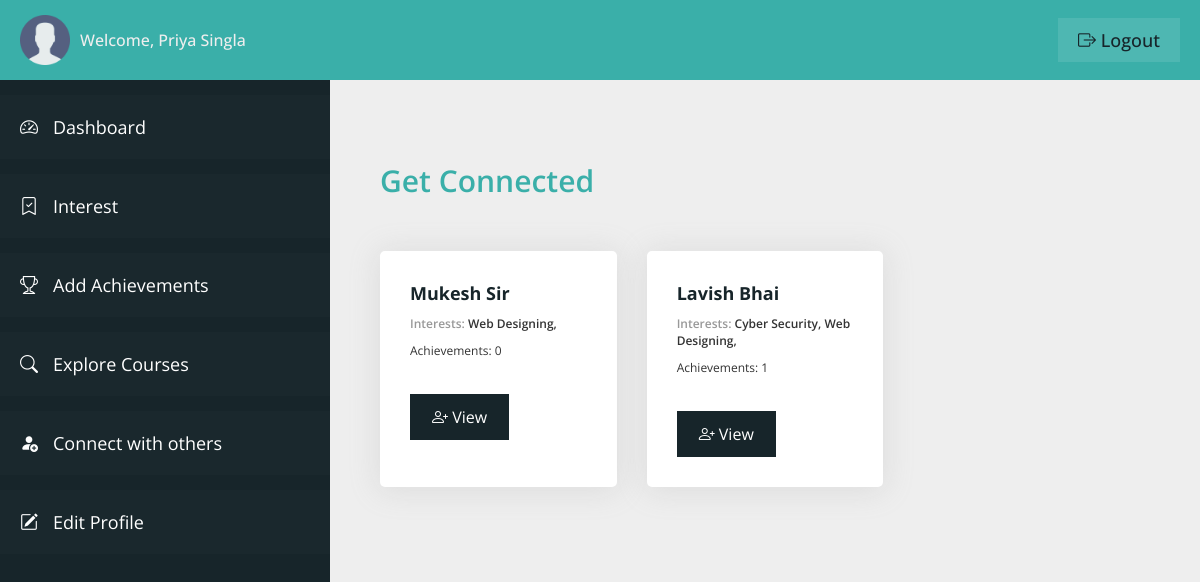
/student/connect.php (signed in), run on the app's committed database.
### tables this page shows
CREATE TABLE `user_table` (
  `user_id` int(11) NOT NULL,
  `user_firstname` varchar(100) NOT NULL,
  `user_lastname` varchar(100) NOT NULL,
  `user_type` varchar(20) NOT NULL,
  `user_email` varchar(100) NOT NULL,
  `user_phone` varchar(10) NOT NULL,
  `user_password` varchar(100) NOT NULL,
  `user_createdon` datetime NOT NULL DEFAULT current_timestamp()
);

CREATE TABLE `user_interest` (
  `interest_id` int(11) NOT NULL,
  `user_id` varchar(11) NOT NULL,
  `field_name` varchar(100) NOT NULL,
  `domain_name` varchar(100) NOT NULL,
  `added_on` datetime NOT NULL DEFAULT current_timestamp()
);

### student/connect.php (the view, shortened to what this page needs)
<?php
include "connection.php";
?>
<!DOCTYPE html>
<html lang="en">
<head>
    <link rel="stylesheet" href="css/style-dashboard.css">
    <link rel="stylesheet" href="https://cdn.jsdelivr.net/npm/bootstrap-icons@1.11.0/font/bootstrap-icons.css">
</head>
<body>
    <div class="container">
        <header class="header">
            <div class="header__left">
                <img src="img/user.png" class="user__header-user" alt="user">
                <span class="header__user-name">Welcome,
                    <?php
                    $q = "SELECT * FROM user_table WHERE user_id = '" . $_SESSION['userIdVce'] . "'";
                    $r = mysqli_query($con, $q);
                    if (mysqli_num_rows($r) > 0) {
                        $row = mysqli_fetch_array($r);
                        echo $row['user_firstname'] . ' ' . $row['user_lastname'];
                    }
                    ?>
                </span>
            </div>
            <div class="header__right">
                <a href="logout.php" class="header__user-logout"><i class="bi bi-box-arrow-right"></i> logout</a>
            </div>
        </header>
        <section class="sidebar">
            <ul class="sidebar__items">
                <a href="dashboard.php" class="sidebar__item-link">
                    <li class="sidebar__item">
                        <i class="bi bi-speedometer2"></i>
                        <span>Dashboard</span>
                    </li>
                </a>
                <a href="user-interest.php" class="sidebar__item-link">
                    <li class="sidebar__item">
                        <i class="bi bi-bookmark-check"></i>
                        <span>Interest</span>
                    </li>
                </a>
                <a href="user-achievements.php" class="sidebar__item-link">
                    <li class="sidebar__item">
                        <i class="bi bi-trophy"></i>
                        <span>Add Achievements</span>
                    </li>
                </a>
                <a href="explore-courses.php" class="sidebar__item-link">
                    <li class="sidebar__item">
                        <i class="bi bi-search"></i>
                        <span>Explore Courses</span>
                    </li>
                </a>
                <a href="connect.php" class="sidebar__item-link">
                    <li class="sidebar__item">
                        <i class="bi bi-person-fill-add"></i>
                        <span>Connect with others</span>
                    </li>
                </a>
                <a href="profile.php" class="sidebar__item-link">
                    <li class="sidebar__item">
                        <i class="bi bi-pencil-square"></i>
                        <span>Edit Profile</span>
                    </li>
                </a>
            </ul>
        </section>
        <main class="main__content">
            <div class="course__card-container">
                <h3 class="heading-3">
                    Get Connected
                </h3>
                <?php
                $query1 = "SELECT DISTINCT `user_id` FROM `user_interest` WHERE `domain_name` IN (SELECT `domain_name` FROM `user_interest` WHERE `user_id` = '" . $_SESSION['userIdVce'] . "') AND `user_id` != '" . $_SESSION['userIdVce'] . "'";
                $runQ1 = mysqli_query($con, $query1);
                if (mysqli_num_rows($runQ1)) {
                    while ($rowQ1 = mysqli_fetch_array($runQ1)) {
                        $query2 = "SELECT * FROM `user_table` WHERE `user_id` = '" . $rowQ1['user_id'] . "'";
                        $runQ2 = mysqli_query($con, $query2);
                        if (mysqli_num_rows($runQ2)) {
                            while ($rowQ2 = mysqli_fetch_array($runQ2)) { ?>
                                <div class="user__card">
                                    <h3 class="user__name">
                                        <?php echo $rowQ2['user_firstname'] . " " . $rowQ2['user_lastname']; ?>
                                    </h3>
                                    <p class="user_interest">
                                        <span class="user_interest-label">Interests:</span>
                                        <?php
                                        $query3 = "SELECT * FROM `user_interest` WHERE `user_id` = '" . $rowQ2['user_id'] . "'";
                                        $runQ3 = mysqli_query($con, $query3);
                                        if (mysqli_num_rows($runQ3) > 0) {
                                            while ($rowQ3 = mysqli_fetch_array($runQ3)) { ?>
                                                <span>
                                                    <?php
                                                    echo $rowQ3['domain_name'];
                                                    ?>,
                                                </span>
                                        <?php }
                                        } ?>
                                    </p>
                                    <p class="user_achievements">
                                        <?php
                                        $count = 0;
                                        $query4 = "SELECT * FROM achievement_table WHERE achievement_userid = '" . $rowQ2['user_id'] . "'";
                                        $runQ4 = mysqli_query($con, $query4);
                                        if (mysqli_num_rows($runQ4) > 0) {
                                            while ($rowQ4 = mysqli_fetch_array($runQ4)) {
                                                $count++;
                                            }
                                        } ?>
                                        <span>Achievements: <?php echo $count; ?></span>
                                    </p>
                                    <a class="course__link-btn" href="connect-profile.php?profile=<?php echo $rowQ2['user_id'] ?>&fname=<?php echo $rowQ2['user_firstname']; ?>&lname=<?php echo $rowQ2['user_lastname']; ?>">
                                        <i class="bi bi-person-plus"></i> View
                                    </a>
                                </div>
                <?php
                            }
                        }
                    }
                } ?>
            </div>
        </main>
    </div>
</body>
</html>

### student/css/style-dashboard.css (style rules this page uses)
:root { --color-primary: #3aafa9; --color-primary-dark: #2b7a78; --color-primary-light: #def2f1; --color-secondary: #17252a; --color-secondary-dark: #101a1d; --color-secondary-light: #377084; --color-grey-light-1: #999; --color-grey-light-2: #ccc; --color-grey-light-3: #eee; --color-grey-dark-1: #242424; --color-grey-dark-2: #333; --color-grey-dark-3: #474747; --color-white: #fff; --font-default: "Open Sans", sans-serif; }
*, *::before, *::after { margin: 0; padding: 0; box-sizing: inherit; }
html { font-size: 62.5%; box-sizing: border-box; }
body { color: var(--color-grey-dark-2); font-family: var(--font-default); }
.container { height: 100vh; display: grid; grid-template-columns: 33rem 1fr; grid-template-rows: 8rem calc(100vh - 8rem); }
.header { grid-column: 1 / -1; background-color: var(--color-primary); display: flex; align-items: center; justify-content: space-between; padding: 0 2rem; }
.header__left { display: flex; align-items: center; gap: 1rem; }
.user__header-user { width: 5rem; }
.header__user-name { font-size: 1.6rem; color: var(--color-grey-light-3); font-weight: 500; }
.header__user-logout:link, .header__user-logout:visited { font-size: 1.8rem; color: var(--color-secondary); background-color: rgba(255, 255, 255, 0.1); text-decoration: none; text-transform: capitalize; font-weight: 500; padding: 1rem 2rem; transition: all 0.2s; }
.sidebar { background-color: var(--color-secondary); overflow-y: scroll; padding-top: 1.5rem; scroll-behavior: smooth; }
.sidebar__item { padding: 2rem; background-color: rgba(255, 255, 255, 0.01); margin-bottom: 1.5rem; display: flex; gap: 1.5rem; transition: all 0.2s; }
.sidebar__item-link:link, .sidebar__item-link:visited { color: var(--color-white); text-decoration: none; font-size: 1.8rem; }
.main__content { background-color: var(--color-grey-light-3); padding: 8rem 5rem; overflow-y: scroll; scroll-behavior: smooth; }
.heading-3 { font-size: 3rem; font-weight: 600; color: var(--color-primary); margin-bottom: 2rem; grid-column: 1 / -1; }
.course__card-container { display: grid; grid-template-columns: repeat(3, 1fr); grid-gap: 3rem; }
.course__link-btn:link, .course__link-btn:visited { font-size: 1.6rem; text-decoration: none; background-color: var(--color-secondary); color: var(--color-white); border: 2px solid var(--color-secondary); padding: 1rem 2rem; transition: all 0.2s; display: inline-block; }
.user__card { background-color: var(--color-white); box-shadow: 0px 0.2rem 3rem 0.2rem rgba(156, 156, 156, 0.2); padding: 3rem; border-radius: 0.5rem; }
.user__name { font-size: 1.8rem; margin-bottom: 1rem; color: var(--color-secondary); }
.user_interest { margin-bottom: 1rem; font-size: 1.2rem; font-weight: 600; }
.user_interest-label { color: var(--color-grey-light-1); }
.user_achievements { font-size: 1.2rem; margin-bottom: 3.5rem; }

### data on the page
user_table: user_firstname "Priya", user_lastname "Singla"
user_table: user_firstname "Mukesh", user_lastname "Sir", count "0"
user_interest: domain_name "Web Designing"
user_table: user_firstname "Lavish", user_lastname "Bhai", count "1"
user_interest: domain_name "Cyber Security"
user_interest: domain_name "Web Designing"
